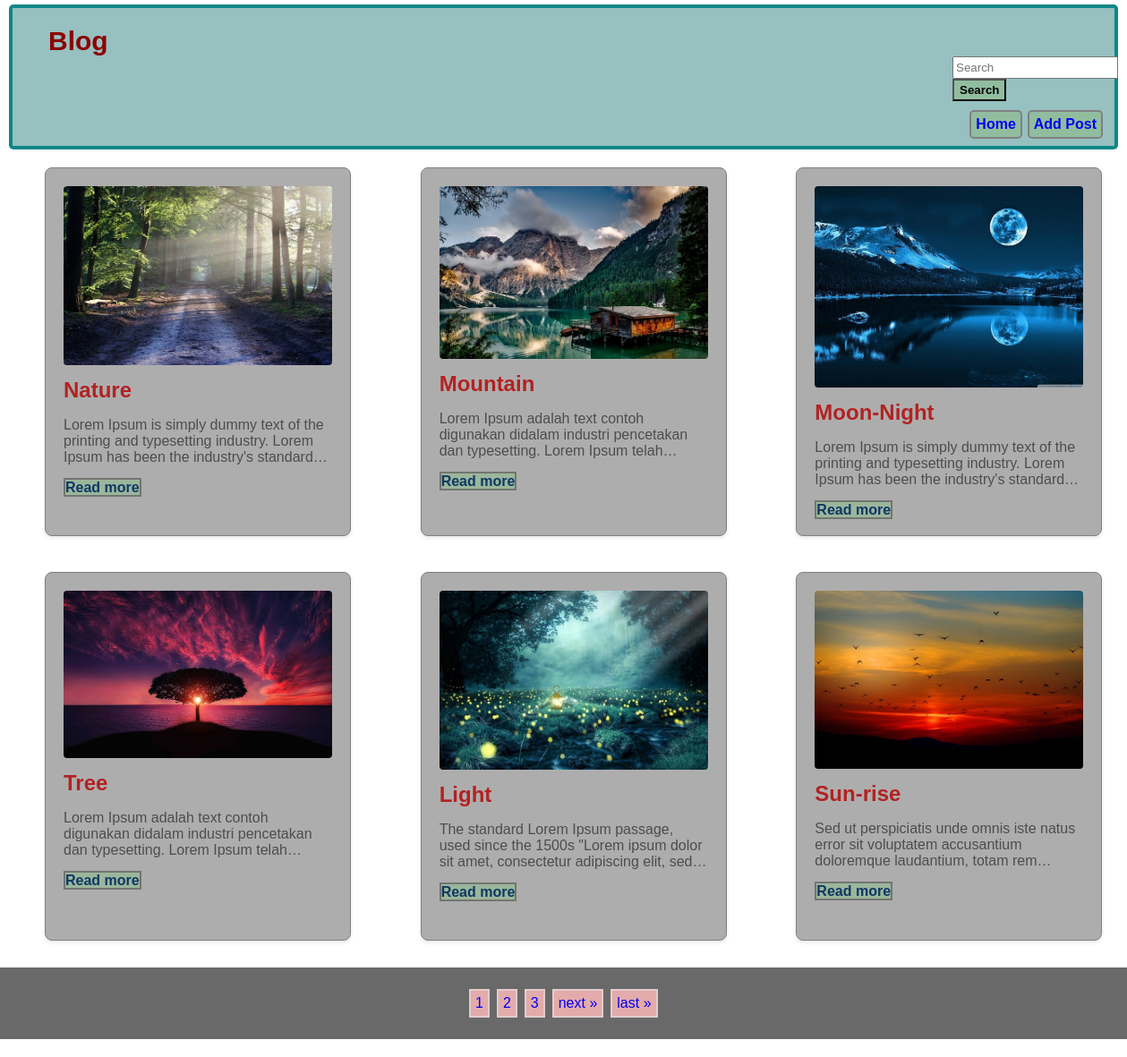
The page / on the database its author committed.
### postapp/models.py (models this page shows)
class Blog(models.Model):
    title=models.CharField(max_length=50)
    image=models.ImageField(upload_to="Blog_images/",null=True,default=None)
    des=models.TextField()

### postapp/views.py (the view)
# urls.py: path('', views.homepage),
def homepage(request):
    PostData=Blog.objects.all()
    if request.method=="GET":
        pt=request.GET.get('search')
        if pt!=None:
            PostData=Blog.objects.filter(title__icontains=pt)
    paginator=Paginator(PostData,6)
    page_number=request.GET.get('page')
    PostDatafinal=paginator.get_page(page_number)
    totalpage=PostDatafinal.paginator.num_pages
    data={
        'PostData':PostDatafinal,
        'lastpage':totalpage,
        'totalpagelist':[n+1 for n in range (totalpage)],
    }
    return render(request,"index.html",data)

### templates/index.html (shortened to what this page needs)
<!DOCTYPE html>
<html lang="en">
<head>
    <link rel="stylesheet" href="/static/style.css">
</head>
<body>
    <section>
     <nav class="navbar">
        <h1>Blog</h1>
        <form mathod="get" class="form-inline">
            <input type="search" name="search" placeholder="Search">
            <button type="submit">Search</button>
        </form>
        <div id="div">
            <a href="/Add-post/">Add Post</a>
            <a href="/home/">Home</a>
        </div>
     </nav>
    </section>
<div class="container">
    {% for n in PostData %}
    <div class="card">
        {% if n.image %}
        <img src="{{n.image.url}}" alt="Blog Post Image">
        {% endif %}
        <h2>{{n.title}}</h2>
        <p>{{n.des}}</p>
        <a href="{% url 'detailspage' n.id %}" class="read-more">Read more</a>
    </div>
    {% empty %}
    No Data Found
    {% endfor %}
</div>
    <div class="pagination">
        <span class="step-links">
            {% for v in totalpagelist %}
                <a class="page-link" href="/?page={{v}}">{{v}}</a>
            {% endfor %}
            {% if PostData.has_next %}
                <a href="/?page={{ PostData.next_page_number }}">next &raquo;</a>
                <a href="/?page={{ PostData.paginator.num_pages }}">last &raquo;</a>
            {% endif %}
        </span>
    </div>
</body>
</html>

### static/style.css (style rules this page uses)
body { font-family: Arial, sans-serif; margin: 0; padding: 0; }
.card { background-color:rgba(171, 170, 170, 0.962); border-radius: 8px; box-shadow: 0 2px 4px rgba(0, 0, 0, 0.1); padding: 20px; margin: 20px; max-width: 300px; max-height: 370px; margin-left: 50px; border:1px solid gray; }
.card img { max-width: 100%; height: auto; border-radius: 4px; }
.card h2 { font-size: 24px; margin: 10px 0; color:firebrick }
.card p { color: #484646; overflow: hidden; display: -webkit-box; -webkit-box-orient: vertical; -webkit-line-clamp: 2; }
.card .read-more { color: #0e3765; text-decoration: none; font-weight: bold; }
.navbar a { background-color: rgba(143, 188, 143, 0.656); float:right; border: 2px solid gray; padding:5px; margin:3px; text-decoration: none; border-radius: 5px; font-weight: bold; }
#div { margin-top: 0px; margin-bottom: 50px; display:block; background-color:black; }
section { background-color: rgba(58, 56, 56, 0.446); background-color: rgba(95, 158, 160, 0.649); border:4px solid rgba(0, 128, 128, 0.907); padding: 0px 10px; }
button { background-color:rgba(143, 188, 143, 0.653); font-weight: bold; height:25px; }
.container { display:grid; grid-template-rows: repeat(2,1fr); grid-template-columns: repeat(3,1fr); }
.pagination { padding:20px; margin-bottom: 20px; margin-top: 10px; background-color: dimgrey; }
.step-links { margin-left: 500px; display:flex; }
span a { border:2px solid rgb(226, 204, 204); padding:5px; margin:4px; background-color: rgb(227, 171, 171); text-decoration: none; }
.read-more { border:2px solid rgba(103, 101, 101, 0.779); background-color: rgba(143, 188, 143, 0.583); }

### templates/index.html (style rules this page uses)
.card p { color: #4e4d4d; overflow: hidden; display: -webkit-box; -webkit-box-orient: vertical; -webkit-line-clamp: 3; }
h1 { color:darkred; font-size: 30px; display:inline-block; margin-top: 20px; padding-left: 30px; margin-bottom: 0px; }
.form-inline { padding-left: 1040px; margin-bottom: 7px; }
input[type="search"] { height:25px; }
section { border-radius: 5px; margin-top: 5px; margin-left: 10px; margin-right: 10px; }

### rows shown on the page
Blog: image (picture), title "Nature", des "Lorem Ipsum is simply dummy text of the printing and typesetting industry. Lorem Ipsum has been the industry's…"
Blog: image (picture), title "Mountain", des "Lorem Ipsum adalah text contoh digunakan didalam industri pencetakan dan typesetting. Lorem Ipsum…"
Blog: image (picture), title "Moon-Night", des "Lorem Ipsum is simply dummy text of the printing and typesetting industry. Lorem Ipsum has been the industry's…"
Blog: image (picture), title "Tree", des "Lorem Ipsum adalah text contoh digunakan didalam industri pencetakan dan typesetting. Lorem Ipsum…"
Blog: image (picture), title "Light", des "The standard Lorem Ipsum passage, used since the 1500s \"Lorem ipsum dolor sit amet, consectetur adipiscing elit,…"
Blog: image (picture), title "Sun-rise", des "Sed ut perspiciatis unde omnis iste natus error sit voluptatem accusantium doloremque laudantium, totam…"

### other values the page prints
{{ v }} "1" "2" "3"
